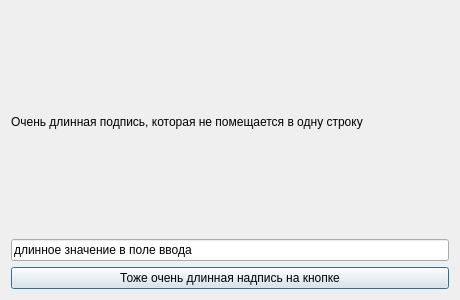
<?xml version="1.0" encoding="UTF-8"?>
<ui version="4.0"><class>Dialog</class><widget class="QDialog" name="Dialog"><property name="geometry"><rect><x>0</x><y>0</y><width>460</width><height>300</height></rect></property><property name="windowTitle"><string>#015 vbox/100_long_lines</string></property><layout class="QVBoxLayout" name="verticalLayout"><property name="leftMargin"><number>11</number></property><property name="topMargin"><number>11</number></property><property name="rightMargin"><number>11</number></property><property name="bottomMargin"><number>11</number></property><property name="spacing"><number>6</number></property><item><widget class="QLabel" name="l1"><property name="text"><string>Очень длинная подпись, которая не помещается в одну строку</string></property></widget></item><item><widget class="QLineEdit" name="e1"><property name="text"><string>длинное значение в поле ввода</string></property></widget></item><item><widget class="QPushButton" name="b1"><property name="text"><string>Тоже очень длинная надпись на кнопке</string></property></widget></item></layout></widget></ui>
